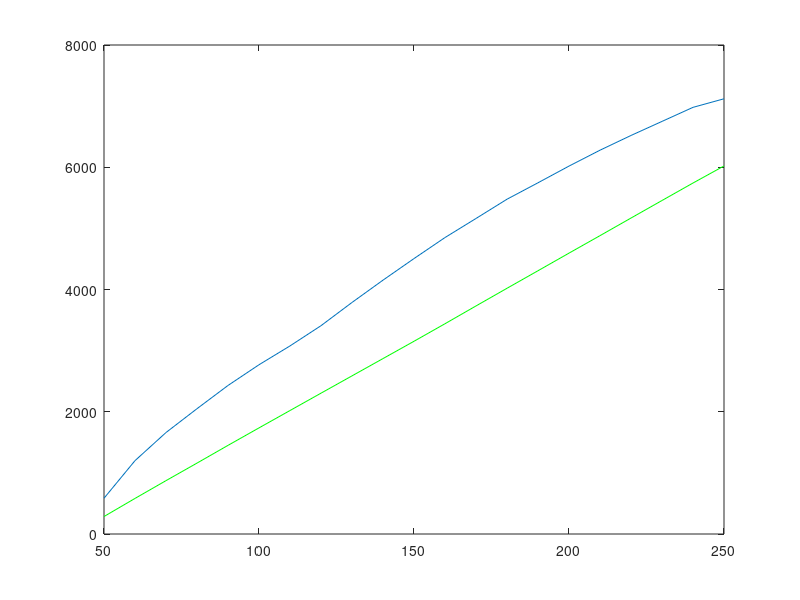

Write the MATLAB code that produced this figure.
input=50:10:250;
rpm_turnigy1=[585,1200,1660,2050,2430,2769,3077,3408,3788,4153,4506,4850,5162,5477,5746,6019,6279,6520,6750,6980,7120];
plot(input, rpm_turnigy1);
rpm_turnigy2=[286,582,873,1160,1450,1736,2020,2304,2587,2870,3153,3440,3731,4020,4307,4595,4881,5169,5456,5742,6021];
hold on;
plot(input, rpm_turnigy2,'g');